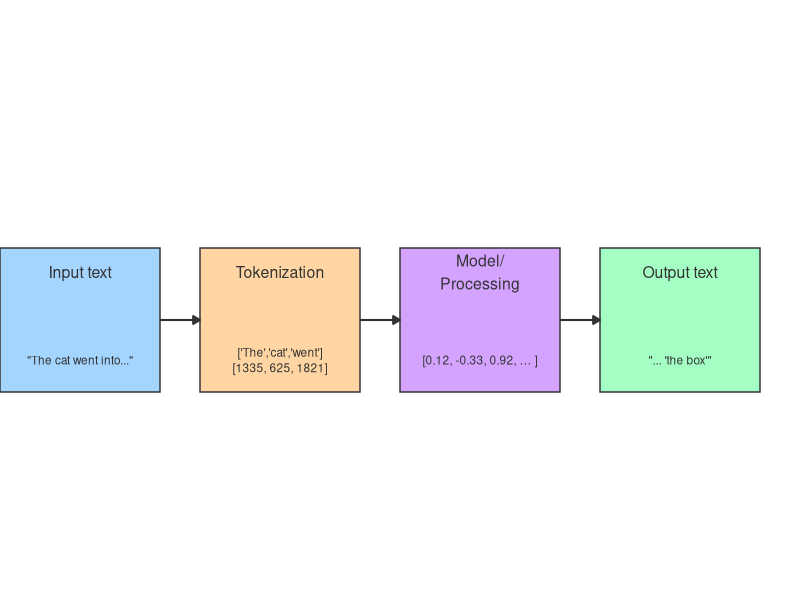
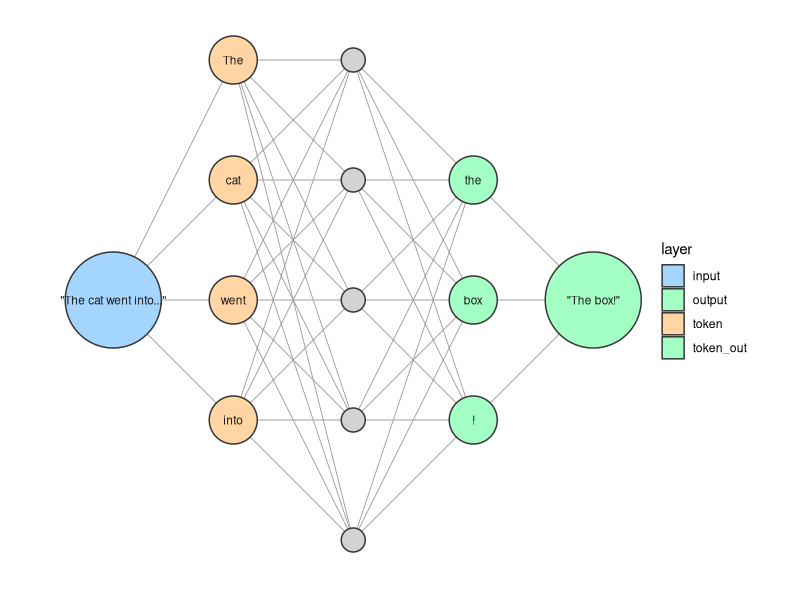

Here is the R script that generated these plots, in order:
## ---- chunk 1
library(ggplot2)
library(dplyr)

# 1) define your main boxes
boxes <- tibble(
  id    = c("input", "tokenize", "model", "output"),
  xmin  = c( 0,     2.5,      5,      7.5),
  xmax  = c( 2,     4.5,      7,      9.5),
  ymin  = c( 1,     1,        1,      1),
  ymax  = c( 2.8,   2.8,      2.8,    2.8),
  label = c("Input text", "Tokenization", "Model/\nProcessing", "Output text"),
  fill  = c("#A3D5FF","#FFD5A3","#D3A3FF","#A3FFC3")
)

# 2) example annotations for each box
examples <- boxes %>%
  mutate(
    # x,y for the example text
    x      = (xmin + xmax)/2,
    y      = ymin + 0.4,
    example = c(
      "\"The cat went into...\"",
      "['The','cat','went']\n[1335, 625, 1821]",
      "[0.12, -0.33, 0.92, … ]",
      "\"... 'the box'\""
    )
  )

# 3) arrows between boxes
arrows <- tibble(
  x      = c(2,    4.5,   7),
  xend   = c(2.5,  5,     7.5),
  y      = c(1.9,  1.9,   1.9),
  yend   = c(1.9,  1.9,   1.9)
)

# 4) assemble plot
ggplot() +
  # main flowchart boxes
  geom_rect(data=boxes,
            aes(xmin=xmin, xmax=xmax, ymin=ymin, ymax=ymax, fill=fill),
            color="gray20", size=0.5, radius=unit(4, "pt")) +
  # main labels
  geom_text(data=boxes,
            aes(x=(xmin+xmax)/2, y=ymax - 0.3, label=label),
            color="gray20", size=4, lineheight=1.2) +
  # example text
  geom_text(data=examples,
            aes(x=x, y=y, label=example),
            color="gray20", size=3, lineheight=1.1) +
  # arrows
  geom_segment(data=arrows,
               aes(x=x, xend=xend, y=y, yend=yend),
               arrow=arrow(length=unit(0.2,"cm"), type="closed"),
               color="gray20", size=0.7) +
  # styling
  scale_fill_identity() +
  coord_fixed(xlim=c(0,10), ylim=c(0.8,3.5), expand=FALSE) +
  theme_void()

## ---- chunk 2
library(ggplot2)
library(ggforce)
library(dplyr)

# 1) Define the layered nodes
input      <- tibble(x=0,   y=0,    label = "\"The cat went into...\"")
tokens     <- tibble(x=1,   y=seq(2,-1,length.out=4),
                     label = c("The","cat","went","into"))
hidden     <- tibble(x=2,   y=seq(2,-2,length.out=5))  # hidden neurons have no labels
tokens_out <- tibble(x=3,   y=seq(1,-1,length.out=3),
                     label = c("the","box","!"))
output     <- tibble(x=4,   y=0,    label = "\"The box!\"")

nodes <- bind_rows(
  input      %>% mutate(layer="input"),
  tokens     %>% mutate(layer="token"),
  hidden     %>% mutate(layer="hidden"),
  tokens_out %>% mutate(layer="token_out"),
  output     %>% mutate(layer="output")
) %>% 
  mutate(id = row_number())

# 2) Build all‐to‐all edges between successive layers
layer_pairs <- list(
  c("input",     "token"),
  c("token",     "hidden"),
  c("hidden",    "token_out"),
  c("token_out", "output")
)

edges <- bind_rows(lapply(layer_pairs, function(lp){
  from_ids <- nodes %>% filter(layer==lp[1]) %>% pull(id)
  to_ids   <- nodes %>% filter(layer==lp[2]) %>% pull(id)
  expand.grid(from=from_ids, to=to_ids)
})) %>% 
  mutate(
    x    = nodes$x[from],
    y    = nodes$y[from],
    xend = nodes$x[to],
    yend = nodes$y[to]
  )

# 3) Plot
ggplot() +
  # synapses
  geom_segment(
    data=edges,
    aes(x=x, y=y, xend=xend, yend=yend),
    color="gray60", size=0.3
  ) +
  # neuron circles (hidden smaller, input/output larger)
  geom_circle(
    data=nodes %>% filter(layer!="hidden"),
    aes(
      x0 = x, y0 = y,
      r  = ifelse(layer %in% c("input","output"), 0.4, 0.2),
      fill = layer
    ),
    color="gray20"
  ) +
  geom_circle(
    data=nodes %>% filter(layer=="hidden"),
    aes(x0=x, y0=y, r=0.1),
    fill="lightgray", color="gray20"
  ) +
  # labels on non‐hidden nodes
  geom_text(
    data=nodes %>% filter(layer!="hidden"),
    aes(x=x, y=y, label=label),
    size=3, color="gray10", lineheight=0.9
  ) +
  # color‐by‐layer
  scale_fill_manual(
    values = c(
      input     = "#A3D5FF",
      token     = "#FFD5A3",
      token_out = "#A3FFC3",
      output    = "#A3FFC3"
    )
  ) +
  coord_equal(
    xlim = c(-0.5, 4.5), 
    ylim = c(-2.5, 2.5), 
    expand = FALSE
  ) +
  theme_void()
